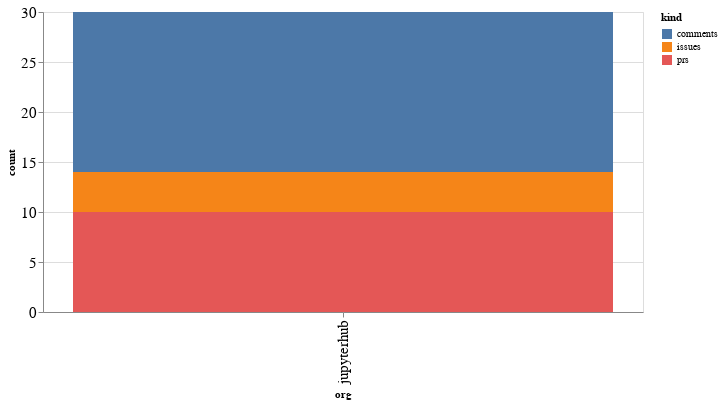

The notebook cell this image was saved under:
### Code cell
alt.Chart(org_summaries, width=600).mark_bar().encode(
    x='org',
    y='count',
    color='kind',
    tooltip="org"
)

### Figure 1 — Vega-Lite specification as saved in the notebook (floating-point values rounded to 4 significant figures)
{"config": {"axisLeft": {"labelFontSize": 15}, "axisBottom": {"labelFontSize": 15}}, "data": {"name": "data-7117340b989a0b9a019dacf48b72a492"}, "mark": "bar", "encoding": {"color": {"type": "nominal", "field": "kind"}, "tooltip": {"type": "nominal", "field": "org"}, "x": {"type": "nominal", "field": "org"}, "y": {"type": "quantitative", "field": "count"}}, "width": 600, "$schema": "https://vega.github.io/schema/vega-lite/v4.8.1.json", "datasets": {"data-7117340b989a0b9a019dacf48b72a492": [{"org": "jupyterhub", "kind": "comments", "count": 16}, {"org": "jupyterhub", "kind": "issues", "count": 4}, {"org": "jupyterhub", "kind": "prs", "count": 10}]}}
